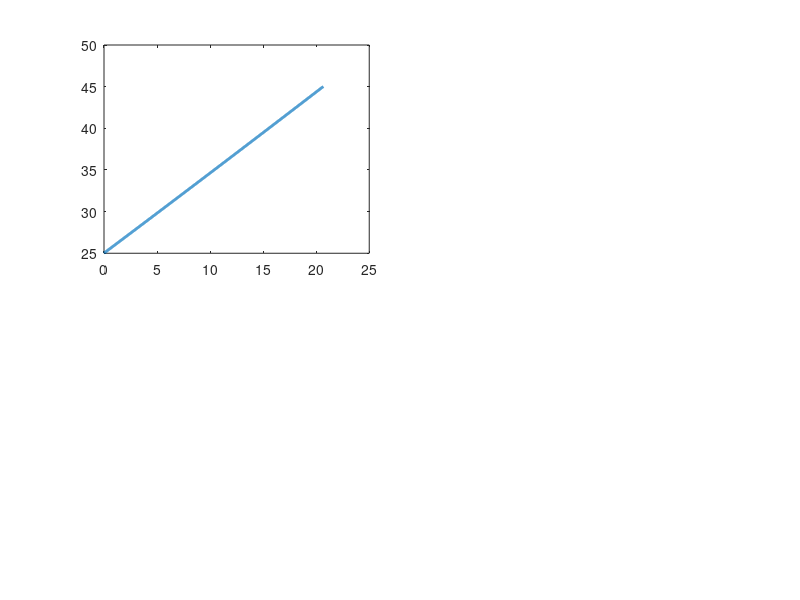

Source code (MATLAB): (Note: this script raises an error after producing the figure.)
%% ULTRA-FAST ELECTRIC VEHICLE CHARGING SIMULATION WITH BATTERY AGING
% EE584: Power Electronics - Fall 2025
% Author: Lorans Hirmez
% Description: Simulates 350kW fast charging with different cooling strategies
% and battery aging effects

clear all; close all; clc;

%% BATTERY PACK SPECIFICATIONS
Q_nom = 100;           % Battery capacity [kWh]
n_series = 96;         % Series cells
n_parallel = 72;       % Parallel cells
V_min = 350;           % Minimum voltage [V]
V_max = 450;           % Maximum voltage [V]
m_battery = 500;       % Thermal mass [kg]
c_p_battery = 1000;    % Specific heat [J/(kg·K)]
A_surface = 3;         % Surface area [m²]
T_max_safe = 45;       % Safety temperature limit [°C]

%% CHARGING PARAMETERS
P_charge = 350e3;      % Charging power [W]
I_charge = 400;        % Charging current [A]
SOC_start = 0.20;      % Starting SOC
SOC_end = 0.80;        % Ending SOC
dt = 1;                % Time step [s]

%% ELECTRICAL MODEL PARAMETERS
R0_base = 0.05;        % Base resistance at 25°C [Ω]
alpha_R = 0.005;       % Temperature coefficient [1/°C]
R1 = 0.01;             % RC network resistance 1 [Ω]
C1 = 1000;             % RC network capacitance 1 [F]
R2 = 0.015;            % RC network resistance 2 [Ω]
C2 = 5000;             % RC network capacitance 2 [F]
tau1 = R1 * C1;        % Time constant 1 [s]
tau2 = R2 * C2;        % Time constant 2 [s]
dOCV_dT = -0.0003;     % Entropic coefficient [V/K]

%% BATTERY AGING PARAMETERS
k_cal = 0.0001;        % Calendar aging constant
E_a = 30000;           % Activation energy [J/mol]
R_gas = 8.314;         % Gas constant [J/(mol·K)]
B_cyc = 31630;         % Cycle aging pre-exponential factor
z_cyc = 0.55;          % Cycle aging power exponent
alpha_cyc = 0.00025;   % Current stress factor [1/A]
beta_cyc = 0.045;      % Temperature stress factor [1/K]

%% COOLING CONFIGURATIONS
cooling_configs = {
    'No Active Cooling', 10, 0, 0;
    'Liquid Cooling', 500, 20, 5000;
    'Refrigerant Cooling', 1200, 10, 12000;
    'PCM Cooling', 300, 42, 8000
};

%% AMBIENT TEMPERATURE SCENARIOS
T_ambient_scenarios = [25, 35]; % [°C]

%% MAIN SIMULATION LOOP
for scenario = 1:length(T_ambient_scenarios)
    T_ambient = T_ambient_scenarios(scenario);
    
    fprintf('\n=== SIMULATION SCENARIO %d: T_ambient = %.0f°C ===\n', scenario, T_ambient);
    
    figure('Position', [100, 100, 1400, 800]);
    
    for config = 1:size(cooling_configs, 1)
        cooling_name = cooling_configs{config, 1};
        h_conv = cooling_configs{config, 2};  % [W/(m²·K)]
        T_coolant = cooling_configs{config, 3}; % [°C]
        cost = cooling_configs{config, 4};      % [$]
        
        fprintf('\n--- Running: %s ---\n', cooling_name);
        
        % Initialize variables
        SOC = SOC_start;
        T_cell = T_ambient;
        V1 = 0;
        V2 = 0;
        t = 0;
        idx = 1;
        
        % Storage arrays
        time_data = [];
        SOC_data = [];
        T_cell_data = [];
        Q_gen_data = [];
        Q_cool_data = [];
        V_terminal_data = [];
        P_cool_data = [];
        
        % Run charging simulation
        while SOC < SOC_end && T_cell < T_max_safe
            % Open Circuit Voltage
            OCV = V_min + SOC * (V_max - V_min);
            
            % Temperature-dependent resistance
            R0 = R0_base * (1 + alpha_R * (T_cell - 25));
            
            % Terminal voltage (2nd order equivalent circuit)
            V_terminal = OCV - I_charge * R0 - V1 - V2;
            
            % Update RC network voltages
            V1 = V1 * exp(-dt/tau1) + I_charge * R1 * (1 - exp(-dt/tau1));
            V2 = V2 * exp(-dt/tau2) + I_charge * R2 * (1 - exp(-dt/tau2));
            
            % Heat generation
            Q_joule = I_charge^2 * R0;  % Joule heating [W]
            T_abs = T_cell + 273.15;
            Q_entropic = I_charge * T_abs * dOCV_dT;  % Entropic heating [W]
            Q_gen = Q_joule + Q_entropic;
            
            % Cooling power
            if strcmp(cooling_name, 'PCM Cooling')
                % PCM cooling effectiveness near melting point
                if T_cell < T_coolant
                    Q_cool = h_conv * A_surface * (T_cell - T_ambient);
                else
                    Q_cool = h_conv * A_surface * (T_cell - T_coolant);
                end
            else
                if T_coolant == 0
                    Q_cool = h_conv * A_surface * (T_cell - T_ambient);
                else
                    Q_cool = h_conv * A_surface * (T_cell - T_coolant);
                end
            end
            
            % Compressor power for refrigerant system
            if strcmp(cooling_name, 'Refrigerant Cooling')
                COP = 3.0;
                P_compressor = Q_cool / COP;
            else
                P_compressor = 0;
            end
            
            % Temperature update
            dT_dt = (Q_gen - Q_cool) / (m_battery * c_p_battery);
            T_cell = T_cell + dT_dt * dt;
            
            % SOC update
            dSOC = (I_charge * dt) / (Q_nom * 1000 * 3600 / V_min);
            SOC = SOC + dSOC;
            
            % Store data
            time_data(idx) = t;
            SOC_data(idx) = SOC * 100;
            T_cell_data(idx) = T_cell;
            Q_gen_data(idx) = Q_gen / 1000;  % Convert to kW
            Q_cool_data(idx) = Q_cool / 1000;
            V_terminal_data(idx) = V_terminal;
            P_cool_data(idx) = P_compressor / 1000;
            
            t = t + dt;
            idx = idx + 1;
        end
        
        % Calculate metrics
        charging_time = time_data(end) / 60;  % [minutes]
        peak_temp = max(T_cell_data);
        avg_temp = mean(T_cell_data);
        energy_delivered = trapz(time_data, V_terminal_data .* I_charge) / 3.6e6;  % [kWh]
        energy_cooling = trapz(time_data, P_cool_data);  % [kWh]
        final_SOC = SOC_data(end);
        
        % Battery aging calculation (for 1 cycle)
        t_hours = time_data(end) / 3600;
        T_avg_K = mean(T_cell_data) + 273.15;
        
        % Calendar aging
        Q_loss_cal = k_cal * sqrt(t_hours) * exp(-E_a / (R_gas * T_avg_K));
        
        % Cycle aging (1 cycle = 0.6 equivalent full cycle for 20-80% SOC)
        N_equiv = 0.6;
        Q_loss_cyc = B_cyc * N_equiv^z_cyc * exp(alpha_cyc * I_charge) * ...
                     exp(beta_cyc * (T_avg_K - 298.15));
        
        % Normalize cycle aging
        Q_loss_cyc = Q_loss_cyc / 1e6;  % Scale factor
        
        capacity_retention_1cycle = 100 * (1 - Q_loss_cal - Q_loss_cyc);
        
        % Estimate cycle life to 80% capacity
        cycles_to_80 = 20 / (Q_loss_cal + Q_loss_cyc);
        
        fprintf('Charging Time: %.2f min\n', charging_time);
        fprintf('Peak Temperature: %.2f°C\n', peak_temp);
        fprintf('Average Temperature: %.2f°C\n', avg_temp);
        fprintf('Final SOC: %.2f%%\n', final_SOC);
        fprintf('Energy Delivered: %.2f kWh\n', energy_delivered);
        fprintf('Capacity Retention (1 cycle): %.4f%%\n', capacity_retention_1cycle);
        fprintf('Est. Cycle Life (80%% EOL): %.0f cycles\n', cycles_to_80);
        
        % Plotting - Temperature
        subplot(2, 2, 1);
        plot(time_data/60, T_cell_data, 'LineWidth', 2, 'DisplayName', cooling_name);
        hold on;
        yline(T_max_safe, 'r--', 'LineWidth', 1.5, 'DisplayName', 'Safety Limit');
        xlabel('Time [min]');
        ylabel('Temperature [°C]');
        title(sprintf('Cell Temperature (T_{ambient} = %.0f°C)', T_ambient));
        legend('Location', 'best');
        grid on;
        
        % Plotting - Heat Generation vs Cooling
        subplot(2, 2, 2);
        plot(time_data/60, Q_gen_data, '-', 'LineWidth', 2, 'DisplayName', [cooling_name ' (Gen)']);
        hold on;
        plot(time_data/60, Q_cool_data, '--', 'LineWidth', 2, 'DisplayName', [cooling_name ' (Cool)']);
        xlabel('Time [min]');
        ylabel('Power [kW]');
        title('Heat Generation vs Cooling Power');
        legend('Location', 'best');
        grid on;
        
        % Plotting - SOC
        subplot(2, 2, 3);
        plot(time_data/60, SOC_data, 'LineWidth', 2, 'DisplayName', cooling_name);
        hold on;
        xlabel('Time [min]');
        ylabel('SOC [%]');
        title('State of Charge');
        legend('Location', 'best');
        grid on;
        ylim([0 100]);
        
        % Plotting - Terminal Voltage
        subplot(2, 2, 4);
        plot(time_data/60, V_terminal_data, 'LineWidth', 2, 'DisplayName', cooling_name);
        hold on;
        xlabel('Time [min]');
        ylabel('Voltage [V]');
        title('Terminal Voltage');
        legend('Location', 'best');
        grid on;
    end
    
    sgtitle(sprintf('Ultra-Fast Charging Simulation Results (T_{ambient} = %.0f°C)', T_ambient));
end

%% BATTERY AGING ANALYSIS OVER MULTIPLE CYCLES
fprintf('\n=== LONG-TERM BATTERY AGING ANALYSIS ===\n');

n_cycles = 1000;  % Simulate 1000 cycles
T_ambient_aging = [25, 35];   % Both ambient temperatures

for amb_idx = 1:length(T_ambient_aging)
    T_amb_current = T_ambient_aging(amb_idx);
    
    fprintf('\n--- Aging Analysis at T_ambient = %.0f°C ---\n', T_amb_current);
    
    figure('Position', [100 + (amb_idx-1)*50, 100 + (amb_idx-1)*50, 1200, 800]);
    
    for config = 1:size(cooling_configs, 1)
        cooling_name = cooling_configs{config, 1};
        h_conv = cooling_configs{config, 2};
        T_coolant = cooling_configs{config, 3};
        
        fprintf('Processing aging for: %s\n', cooling_name);
        
        capacity_fade = zeros(1, n_cycles);
        Q_capacity = Q_nom * ones(1, n_cycles);
        
        for cycle = 1:n_cycles
            % Average temperature during charging depends on ambient temp
            if T_amb_current == 25
                % 25°C ambient case
                if strcmp(cooling_name, 'No Active Cooling')
                    T_avg_cycle = 42;
                elseif strcmp(cooling_name, 'PCM Cooling')
                    T_avg_cycle = 33;
                elseif strcmp(cooling_name, 'Liquid Cooling')
                    T_avg_cycle = 27;
                elseif strcmp(cooling_name, 'Refrigerant Cooling')
                    T_avg_cycle = 25;
                else
                    T_avg_cycle = 30;  % Default fallback
                end
            else  % 35°C ambient case
                % Higher ambient = higher operating temperatures
                if strcmp(cooling_name, 'No Active Cooling')
                    T_avg_cycle = 52;  % Exceeds safety, limited operation
                elseif strcmp(cooling_name, 'PCM Cooling')
                    T_avg_cycle = 43;  % Near safety limit
                elseif strcmp(cooling_name, 'Liquid Cooling')
                    T_avg_cycle = 37;
                elseif strcmp(cooling_name, 'Refrigerant Cooling')
                    T_avg_cycle = 35;
                else
                    T_avg_cycle = 40;  % Default fallback
                end
            end
            
            T_avg_K = T_avg_cycle + 273.15;
            
            % Cumulative calendar aging
            t_total_hours = cycle * 0.5;  % Assume 30 min per cycle
            Q_loss_cal = k_cal * sqrt(t_total_hours) * exp(-E_a / (R_gas * T_avg_K));
            
            % Cumulative cycle aging
            N_equiv = cycle * 0.6;
            Q_loss_cyc = B_cyc * N_equiv^z_cyc * exp(alpha_cyc * I_charge) * ...
                         exp(beta_cyc * (T_avg_K - 298.15));
            Q_loss_cyc = Q_loss_cyc / 1e8;  % Better scaling factor to prevent unrealistic degradation
            
            % Total capacity (ensure it doesn't go below 0)
            Q_capacity(cycle) = max(0, Q_nom * (1 - Q_loss_cal - Q_loss_cyc));
            capacity_fade(cycle) = 100 * Q_capacity(cycle) / Q_nom;
        end
        
        % Plot capacity fade
        subplot(2, 1, 1);
        plot(1:n_cycles, capacity_fade, 'LineWidth', 2, 'DisplayName', cooling_name);
        hold on;
        yline(80, 'r--', 'LineWidth', 1.5, 'DisplayName', 'EOL (80%)');
        xlabel('Cycle Number');
        ylabel('Capacity Retention [%]');
        title(sprintf('Battery Capacity Fade Over Cycling (T_{ambient} = %.0f°C)', T_amb_current));
        legend('Location', 'best');
        grid on;
        ylim([75 101]);
        
        % Plot capacity [kWh]
        subplot(2, 1, 2);
        plot(1:n_cycles, Q_capacity, 'LineWidth', 2, 'DisplayName', cooling_name);
        hold on;
        yline(80, 'r--', 'LineWidth', 1.5, 'DisplayName', 'EOL (80 kWh)');
        xlabel('Cycle Number');
        ylabel('Capacity [kWh]');
        title(sprintf('Absolute Battery Capacity (T_{ambient} = %.0f°C)', T_amb_current));
        legend('Location', 'best');
        grid on;
    end
end

fprintf('\nSimulation Complete!\n');
